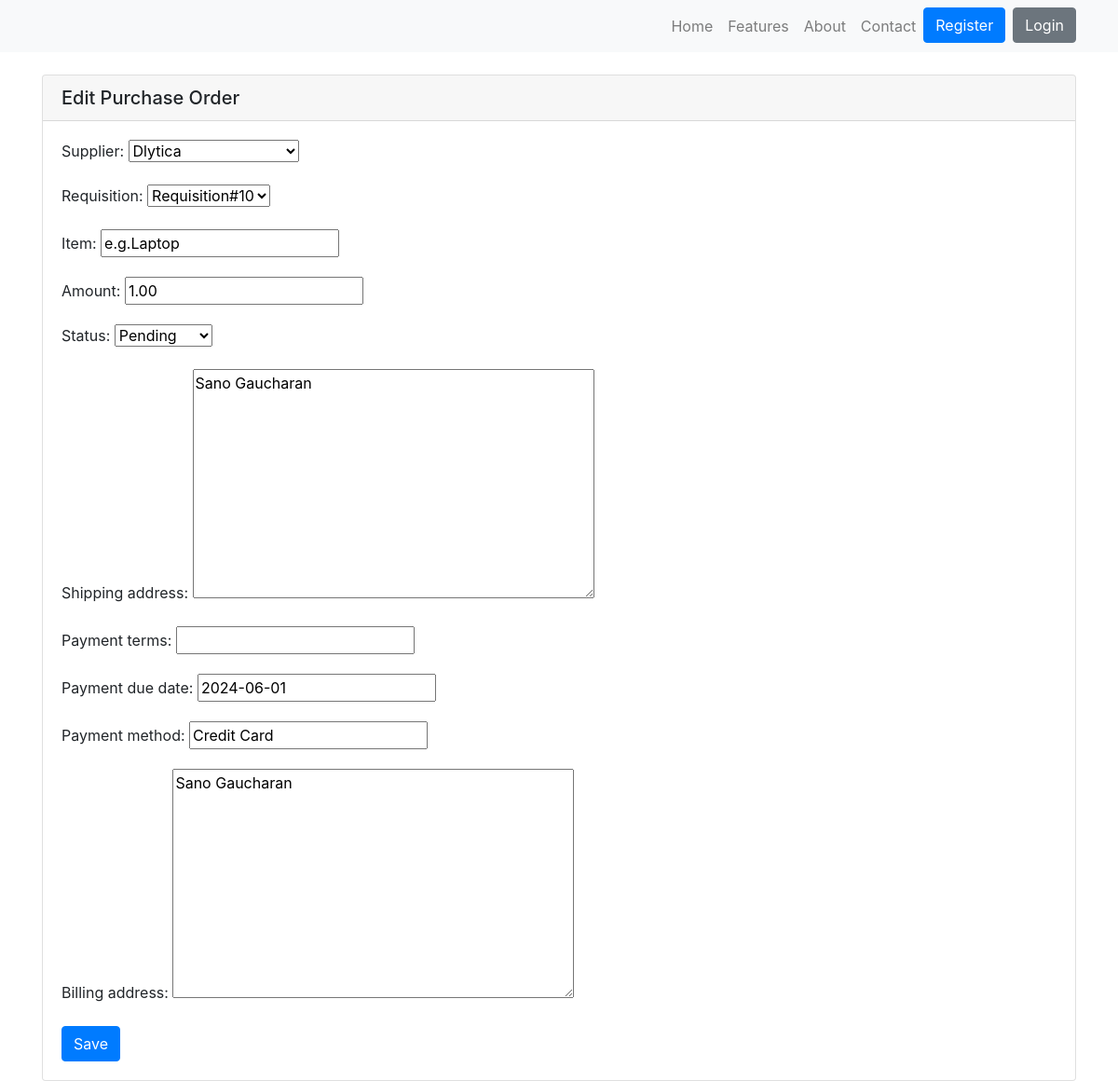
The page /purchase_orders/11/edit/ on the database its author committed.
### p2p_app/models.py (models this page shows, shortened)
class PurchaseOrder(models.Model):
    supplier = models.ForeignKey(Supplier, on_delete=models.CASCADE)
    requisition = models.OneToOneField(Requisition, on_delete=models.CASCADE, related_name='purchase_order', blank=True, null=True)
    item = models.CharField(max_length=20, default='e.g.Laptop')
    amount = models.DecimalField(decimal_places=2, max_digits=10, default=1)
    status = models.CharField(max_length=20, choices=[('Pending', 'Pending'), ('Approved', 'Approved'), ('Completed', 'Completed')])
    created_at = models.DateTimeField(auto_now_add=True)
    updated_at = models.DateTimeField(auto_now=True)
    shipping_address = models.TextField(default='')
    payment_terms = models.CharField(max_length=50, null=True)
    payment_due_date = models.DateField()
    payment_method = models.CharField(max_length=50, default='e.g.Cash')
    billing_address = models.TextField(default='')

### p2p_app/views.py (the view)
# urls.py: path('purchase_orders/<int:pk>/edit/', views.edit_purchase_order, name='edit_purchase_order'),
def edit_purchase_order(request, pk):
    purchase_order = get_object_or_404(PurchaseOrder, pk=pk)
    if request.method == 'POST':
        form = PurchaseOrderForm(request.POST, instance=purchase_order)
        if form.is_valid():
            form.save()
            return redirect('purchase_order_detail', pk=pk)
    else:
        form = PurchaseOrderForm(instance=purchase_order)
    return render(request, 'purchase/edit_purchase_order.html', {'form': form})

### p2p_app/forms.py
class PurchaseOrderForm(forms.ModelForm):
    class Meta:
        model = PurchaseOrder
        fields = '__all__'

### p2p_app/models.py (called while the page is built)
    def __str__(self):
        return self.name

    def __str__(self):
        return f"Requisition#{self.id}"

### p2p_app/templates/purchase/edit_purchase_order.html (shortened to what this page needs)
<!DOCTYPE html>
<html>
<head>
</head>
<body>
    <div>{% include 'navbar.html' %}</div>
    <div class="container mt-4">
        <div class="card">
            <h5 class="card-header">Edit Purchase Order</h5>
            <div class="card-body">
                <form method="post">
                    {{ form.as_p }}
                    <button type="submit" class="btn btn-primary">Save</button>
                </form>
            </div>
        </div>
    </div>
</body>
</html>

### rows shown on the page
PurchaseOrder: supplier "Dlytica", requisition "Requisition#10", item "e.g.Laptop", amount "1.00", status "Pending", shipping_address "Sano Gaucharan", payment_due_date "2024-06-01", payment_method "Credit Card", billing_address "Sano Gaucharan"
